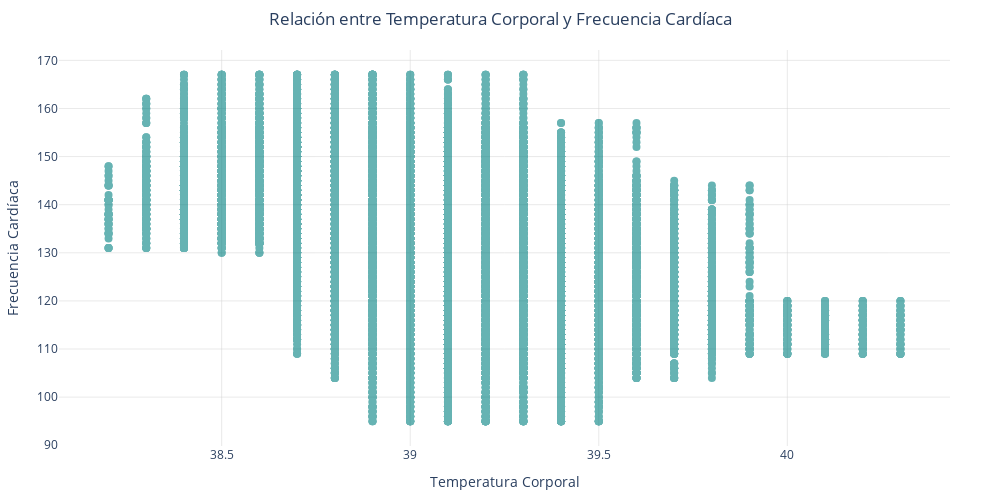

Notebook cell for this chart:
### Code cell
fig2 = go.Figure([
    go.Scatter(
        x=df['Body_Temperature'],
        y=df['Heart_Rate'],
        mode='markers',
        marker=dict(color='teal', size=8),
        opacity=0.6
    )
])
fig2.update_layout(
    title="Relación entre Temperatura Corporal y Frecuencia Cardíaca",
    xaxis_title="Temperatura Corporal",
    yaxis_title="Frecuencia Cardíaca"
)
fig2 = scatter_style(fig2)
fig2.show()

### Figure 1 — Plotly figure (JSON) as saved in the notebook; plotly's stock layout.template omitted (floating-point values rounded to 4 significant figures; data arrays with more than 128 entries replaced by an {"elided": "..."} marker saying what was removed)
{"data": [{"marker": {"color": "teal", "size": 8}, "mode": "markers", "opacity": 0.6, "type": "scatter", "x": {"elided": "44100 float values"}, "y": {"elided": "44100 int values"}}], "layout": {"height": 500, "margin": {"b": 50, "l": 50, "r": 50, "t": 50}, "paper_bgcolor": "rgba(0,0,0,0)", "plot_bgcolor": "rgba(0,0,0,0)", "title": {"text": "Relación entre Temperatura Corporal y Frecuencia Cardíaca", "x": 0.5}, "width": 1000, "xaxis": {"gridcolor": "lightgrey", "gridwidth": 0.5, "showgrid": true, "title": {"text": "Temperatura Corporal"}}, "yaxis": {"gridcolor": "lightgrey", "gridwidth": 0.5, "showgrid": true, "title": {"text": "Frecuencia Cardíaca"}}}}
